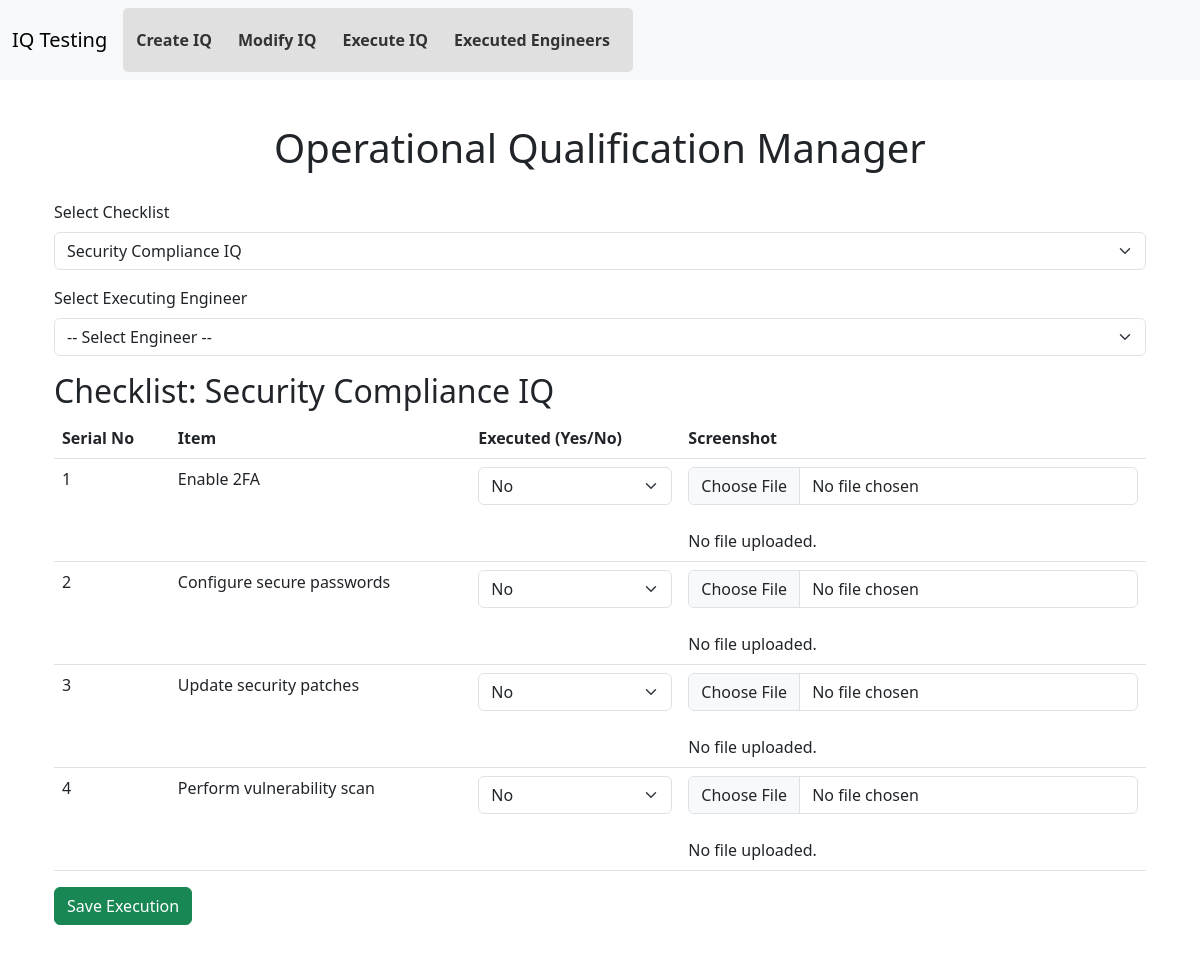
The page /execute_iq?checklist_id=3 on the database its author committed.
### models.py (models this page shows)
class Checklist(db.Model):
    __tablename__ = 'checklists'
    checklist_id = db.Column(db.Integer, primary_key=True, autoincrement=True)
    name = db.Column(db.String(200), nullable=False, unique=True)
    description = db.Column(db.String(500))
    items = db.relationship('ChecklistItem', backref='checklist', lazy=True, cascade="all, delete-orphan")
    executions = db.relationship('Execution', backref='checklist', lazy=True, cascade="all, delete-orphan")

class ChecklistItem(db.Model):
    __tablename__ = 'checklist_items'
    item_id = db.Column(db.Integer, primary_key=True, autoincrement=True)
    description = db.Column(db.String(500), nullable=False)
    executed = db.Column(db.Boolean, default=False)
    screenshot = db.Column(db.String(300), nullable=True)
    checklist_id = db.Column(db.Integer, db.ForeignKey('checklists.checklist_id'), nullable=False)
    executed_by = db.Column(db.String(100), nullable=True)

### app.py (the view, shortened to what this page needs)
@app.route('/execute_iq', methods=['GET', 'POST'])
def execute_iq():
    checklists = Checklist.query.all()
    engineers = Engineer.query.all()
    checklist_id = request.args.get('checklist_id', type=int)
    checklist = Checklist.query.get(checklist_id) if checklist_id else None
    return render_template('execute_iq.html', checklists=checklists, engineers=engineers, checklist=checklist)

### templates/execute_iq.html (shortened to what this page needs)
{% extends 'base.html' %}
{% block content %}
<h1 class="text-center">Operational Qualification Manager</h1>
<div class="container">
    <form method="GET">
        <div class="mb-3">
            <label class="form-label">Select Checklist</label>
            <select name="checklist_id" class="form-select" onchange="this.form.submit()">
                {% for c in checklists %}
                    <option value="{{ c.checklist_id }}" {% if checklist and checklist.checklist_id == c.checklist_id %}selected{% endif %}>
                        {{ c.name }}
                    </option>
                {% endfor %}
            </select>
        </div>
    </form>
    {% if checklist %}
    <form method="POST" enctype="multipart/form-data">
        <div class="mb-3">
            <label class="form-label">Select Executing Engineer</label>
            <select name="selected_engineer" class="form-select" required>
                <option value="">-- Select Engineer --</option>
            </select>
        </div>
        <h2>Checklist: {{ checklist.name }}</h2>
        {% if checklist.items %}
        <table class="table">
            <thead>
                <tr>
                    <th>Serial No</th>
                    <th>Item</th>
                    <th>Executed (Yes/No)</th>
                    <th>Screenshot</th>
                </tr>
            </thead>
           <tbody>
    {% if checklist and checklist.items %}
        {% for item in checklist.items %}
        <tr>
            <td>{{ loop.index }}</td>
            <td>{{ item.description }}</td>
            <td>
                <select name="execute_{{ item.item_id }}" class="form-select">
                    <option value="No" {% if not item.executed %}selected{% endif %}>No</option>
                </select>
            </td>
            <td>
                <input type="file" name="screenshot_{{ item.item_id }}" class="form-control">
                {% if item.screenshot %}
                    <br>
                    <img src="{{ url_for('uploaded_file', filename=item.screenshot) }}" width="100">
                {% else %}
                    <br>No file uploaded.
                {% endif %}
            </td>
        </tr>
        {% endfor %}
    {% else %}
        <tr><td colspan="4">No items found for this checklist.</td></tr>
    {% endif %}
</tbody>
        </table>
        {% else %}
        <p>No items found for this checklist.</p>
        {% endif %}
        <button type="submit" class="btn btn-success">Save Execution</button>
    </form>
    {% endif %}
</div>
{% endblock %}

### static/css/styles.css (style rules this page uses)
body { font-family: Arial, sans-serif; background-color: #f8f9fa; margin: 0; padding: 0; }
.container { margin-left: 240px; padding: 20px; }
input[type="text"], textarea, select { width: 100%; padding: 8px; margin: 5px 0 10px; border: 1px solid #ccc; border-radius: 4px; }
.btn { padding: 8px 15px; border: none; border-radius: 4px; cursor: pointer; font-size: 14px; }
.btn-success { background-color: #28a745; color: white; }
table { width: 100%; border-collapse: collapse; background-color: white; }
th, td { border: 1px solid #ddd; padding: 10px; text-align: left; }
th { background-color: #007bff; color: white; }
td { background-color: #f2f2f2; }
.text-center { text-align: center; }

### rows shown on the page
Checklist: name "Security Compliance IQ"
ChecklistItem: description "Enable 2FA", executed+item_id "No", shows "No file uploaded."
ChecklistItem: description "Configure secure passwords", executed+item_id "No", shows "No file uploaded."
ChecklistItem: description "Update security patches", executed+item_id "No", shows "No file uploaded."
ChecklistItem: description "Perform vulnerability scan", executed+item_id "No", shows "No file uploaded."

### other values the page prints
form field checklist_id "Security Compliance IQ"
